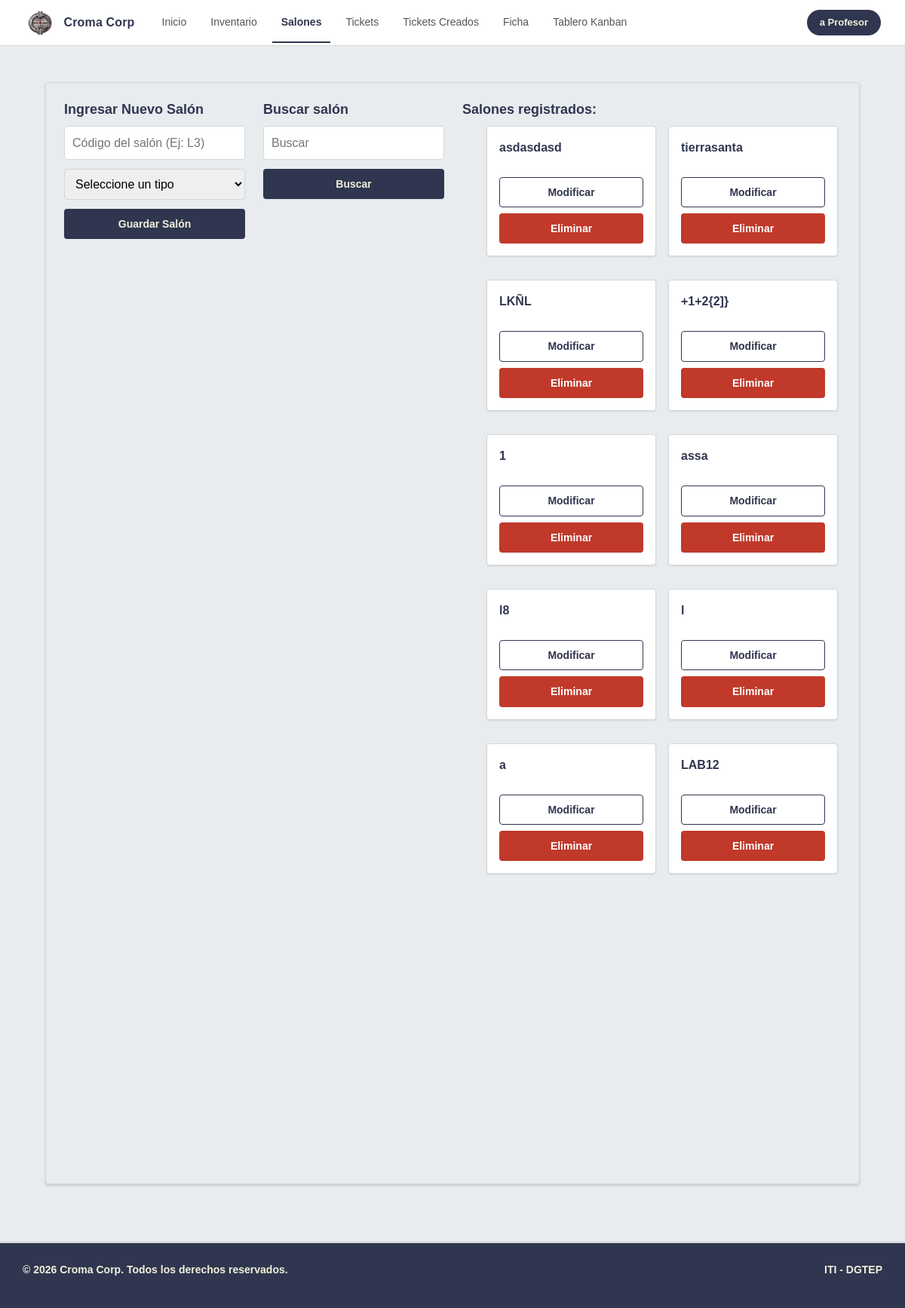
The page /Presentacion/html/salones.php (signed in) on the database its author committed.
### tables this page shows
CREATE TABLE `salon` (
  `id_salon` int(11) NOT NULL,
  `nombre` varchar(50) NOT NULL,
  `tipo` enum('laboratorio','taller','aula','oficina') NOT NULL
);

### Datos/Clases/ClassSalones.php (called while the page is built, shortened)
<?php
require_once __DIR__ . '/../DataBase/ConexionMYSQL/conexion.php';
class Salon {
 public static function mostrar(){
    global $conexion;
    $sql = $conexion->query("SELECT tipo, nombre, id_salon FROM salon");
    $salones = [];
    while ($fila = $sql->fetch_assoc()) {
    $salones[] = $fila;
}
return $salones;
 }
}
?>

### Procesos/mostrarsalon.php (called while the page is built, shortened)
<?php
require __DIR__ . "/../Datos/Clases/ClassSalones.php";
if (isset($_GET['buscar']) && trim($_GET['buscar']) !== '') {
    $tablabusqueda = new Salon($conexion, "", "", "");
    $nombrebusqueda = trim($_GET['buscar']);
    $ok = $tablabusqueda->buscarpornombre($nombrebusqueda);
} else {
    $ok = Salon::mostrar();
}
$editando = null;
?>

### Presentacion/html/salones.php (the view, shortened to what this page needs)
<!DOCTYPE html>
<html lang="es">
<head>
  <link rel="stylesheet" href="https://cdn.jsdelivr.net/npm/bootstrap@5.3.3/dist/css/bootstrap.min.css">
  <link rel="stylesheet" href="../css/global.css">
  <link rel="stylesheet" href="../css/inventario.css">
</head>
<body data-modulo="salones">
    <header>
            <?php include '../globales/Header.php'?>
    </header>
    <main>
          <section id="contenido">
            <section id="busqueda">
                <h3 class="titulo-seccion titulo-busqueda">Buscar salón</h3>
                <form method="post" action="../../Procesos/mostrarsalon.php">
                    <input id="inptbusqueda" name="nombre" type="text" placeholder="Buscar">
                    <button type="submit">Buscar</button>
                </form>
            </section>
            <article id="seccion-listado">
                <h3 class="titulo-seccion">Salones registrados:</h3>
                <ul id="listado">
                    <?php include_once "../../Procesos/mostrarsalon.php";
                    foreach ($ok as $claveindexada => $valorindexado) {
                    echo "
             <li class='tarjeta-producto'>
                    <p class='tarjeta-nombre'>" . htmlspecialchars($valorindexado['nombre']) . "</p>
                <div class='tarjeta-acciones'>
                    <a class='boton-modificar' href='?editar=" . $valorindexado['id_salon'] . "'>Modificar</a>
                    <form method='post' action='../../Procesos/eliminarsalon.php' style='display:inline'>
            <input type='hidden' name='id_salon' value='" . $valorindexado['id_salon'] . "'>
                    <button class='boton-eliminar' type='submit' onclick=\"return confirm('¿Seguro que quieres eliminar el salon?')\">Eliminar</button>
                    </form>
                </div>
            </li>
    ";
}
                    ?>
                </ul>
            </article>
            <article id="seccion-formulario">
                 <h3 class="titulo-seccion"><?= $editando ? "Modificar Salón" : "Ingresar Nuevo Salón" ?></h3>
                <form id="formulario-salon" method="post" action="../../Procesos/backend/procesosalones.php">
                    <input name="nombre" type="text" id="nombreSalon" placeholder="Código del salón (Ej: L3)"
                        value="<?= $editando ? htmlspecialchars($editando['nombre']) : '' ?>" required>
                    <select id="tipo" name="tipo" required>
                        <option value="">Seleccione un tipo</option>
                    </select>
                    <button id="submit" type="submit">Guardar Salón</button>
                </form>
            </article>
        </section>
    </main>
</body>
</html>

### Presentacion/css/inventario.css (style rules this page uses)
.titulo-seccion { font-size: 18px; margin-bottom: 10px; font-weight: bold; }
.tarjeta-producto { background-color: white; border: 1px solid var(--borde); padding: 15px; margin-bottom: 15px; border-radius: 4px; transition: all var(--transicion) ease; display: flex; flex-direction: column; }
.tarjeta-acciones { display: flex; flex-wrap: wrap; gap: var(--esp-2); margin-top: auto; padding-top: var(--esp-3); }
.boton-historial, .boton-modificar, .boton-eliminar { flex: 1; min-width: 0; padding: 9px 0; font-weight: bold; border: none; border-radius: var(--radio); cursor: pointer; transition: var(--transicion); color: var(--crema); }
.boton-historial, .boton-modificar { background-color: var(--navy-700); }
.boton-eliminar { background-color: var(--peligro); }
#contenido { background-color: var(--lienzo); padding: var(--esp-5); border-radius: var(--radio); margin-top: 20px; border: 1px solid var(--borde); display: flex; flex-wrap: wrap; align-items: flex-start; gap: var(--esp-5); margin: 3em; transition: var(--transicion); box-shadow: var(--sombra-elevada); }
#contenido input { transition: var(--transicion); }
#listado { display: grid; grid-template-columns: repeat(auto-fill, minmax(190px, 1fr)); gap: var(--esp-4); }
form { display: flex; flex-direction: column; gap: 12px; }
a { display: inline-block; text-decoration: none; }
input, select, button { padding: 10px; font-size: 16px; border: 1px solid var(--borde); border-radius: 4px; }
button, #submit { background-color: var(--navy-700); color: var(--crema); border: none; cursor: pointer; transition: var(--transicion); font-weight: bold; }
ul { list-style: none; }
#seccion-formulario { order: 1; flex: 1 1 240px; min-width: 0; align-self: flex-start; }
#seccion-listado { order: 3; flex: 1 1 100%; min-width: 0; }
#busqueda { order: 2; flex: 1 1 240px; min-width: 0; align-self: flex-start; }
.tarjeta-acciones > *, .tarjeta-acciones > form { flex: 1 1 120px; min-width: 0; margin: 0; }
.tarjeta-acciones .boton-historial, .tarjeta-acciones .boton-modificar, .tarjeta-acciones .boton-eliminar { display: block; width: 100%; padding-inline: var(--esp-2); text-align: center; white-space: nowrap; overflow: hidden; text-overflow: ellipsis; }
@media (min-width: 1024px) { #contenido { width: 90%; margin: var(--esp-7) auto; padding: var(--esp-5); flex-wrap: nowrap; } }
@media (min-width: 1024px) { #seccion-formulario { flex: 0 1 240px; position: sticky; top: var(--esp-5); } }
@media (min-width: 1024px) { #seccion-listado { flex: 1 1 auto; max-height: 60vh; overflow-y: auto; padding-right: var(--esp-1); } }
@media (min-width: 1024px) { #busqueda { flex: 0 1 240px; } }

### rows shown on the page
salon: nombre "asdasdasd"
salon: nombre "tierrasanta"
salon: nombre "LKÑL"
salon: nombre "+1+2{2]}"
salon: nombre "1"
salon: nombre "assa"
salon: nombre "l8"
salon: nombre "l"
salon: nombre "a"
salon: nombre "LAB12"

### other values the page prints
$modulo['etiqueta'] "Inventario"
$modulo['etiqueta'] "Salones"
$modulo['etiqueta'] "Tickets"
$modulo['etiqueta'] "Tickets Creados"
$modulo['etiqueta'] "Ficha"
$modulo['etiqueta'] "Tablero Kanban"
$usuario['nombre'] . " " . $usuario['apellido'] "a Profesor"
